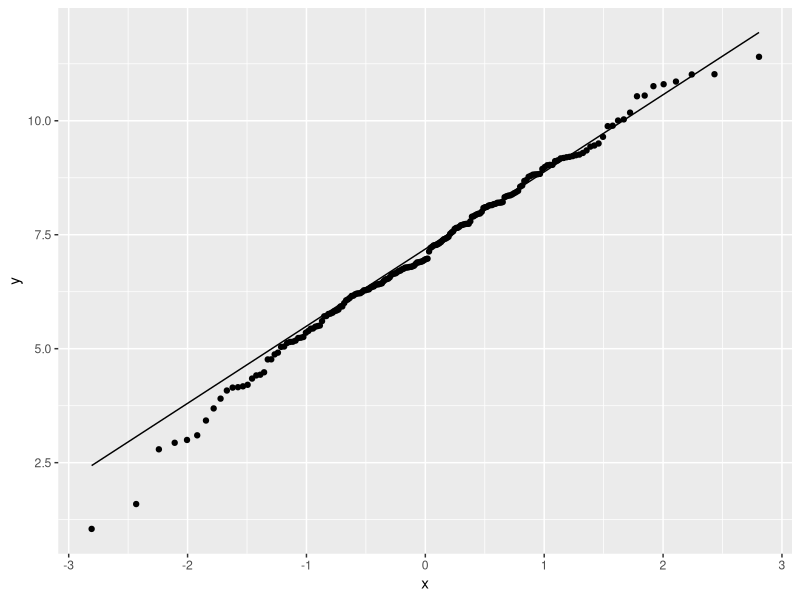
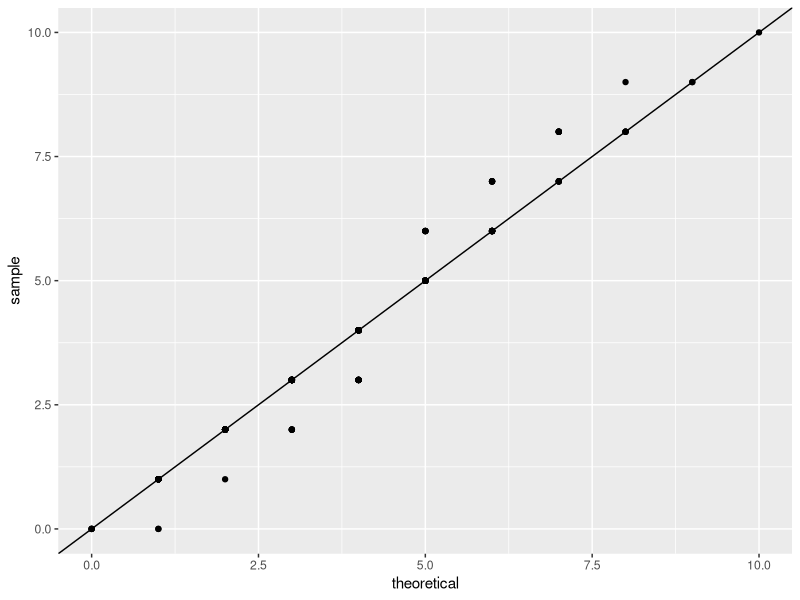
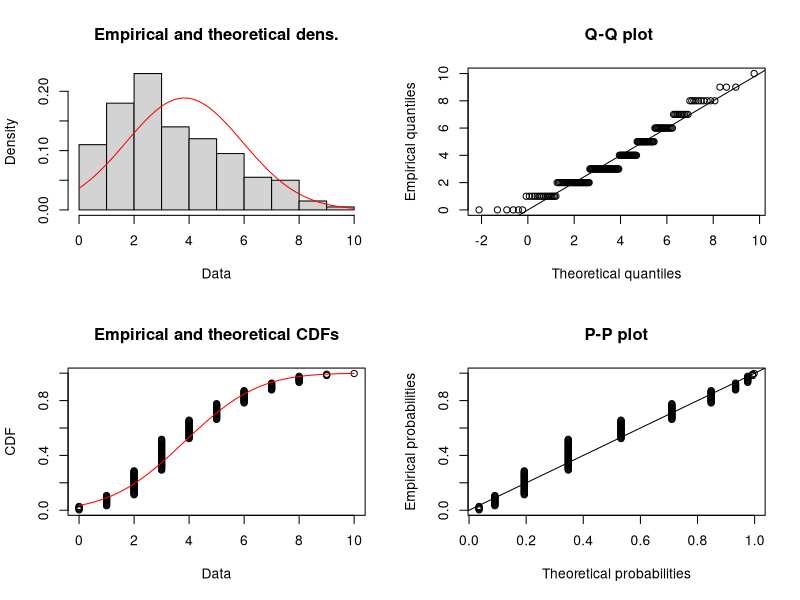
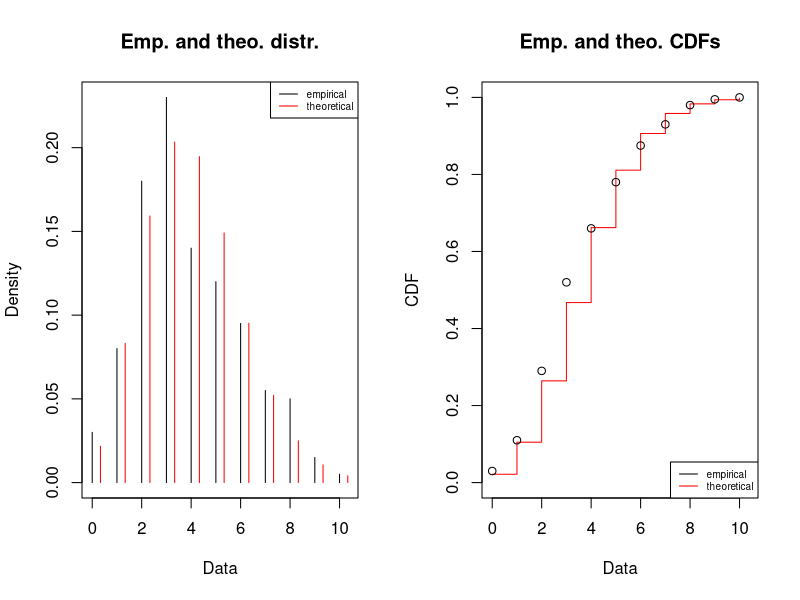

The R script that drew these images, in order:
## ---- chunk 1
library(tidyverse)
set.seed(51) # set a seed for reproducibility
frog_counts <-rpois(n = 200, lambda = 4)
frog_sizes <- rnorm(n = 200, mean = 7, sd = 2)
frog_counts_different_lakes <- rnbinom(n=200, size=2, mu=4)  

## ---- chunk 2
pnorm(q = -2,mean=0, sd=2) 
## ---- chunk 3
qnorm(p= pnorm(q = -2,mean=0, sd=2), mean=0, sd=2) 
## ---- chunk 4
data.frame(frog_sizes) %>% 
  ggplot(aes(sample=frog_sizes))+
  geom_qq()+
  geom_qq_line()
## ---- chunk 5
data.frame(frog_counts) %>% 
  ggplot(aes(sample=frog_counts))+
  geom_qq(distribution=qpois, dparams=list(lambda=mean(frog_counts)))+
  geom_abline()
## ---- chunk 6
library(fitdistrplus)
my_fit <- fitdist(frog_counts, dist = "norm")
my_fit # gives you the parameter estimates
plot(my_fit)
## ---- chunk 7
my_fit <- fitdist(frog_counts, dist = "pois")
plot(my_fit)
